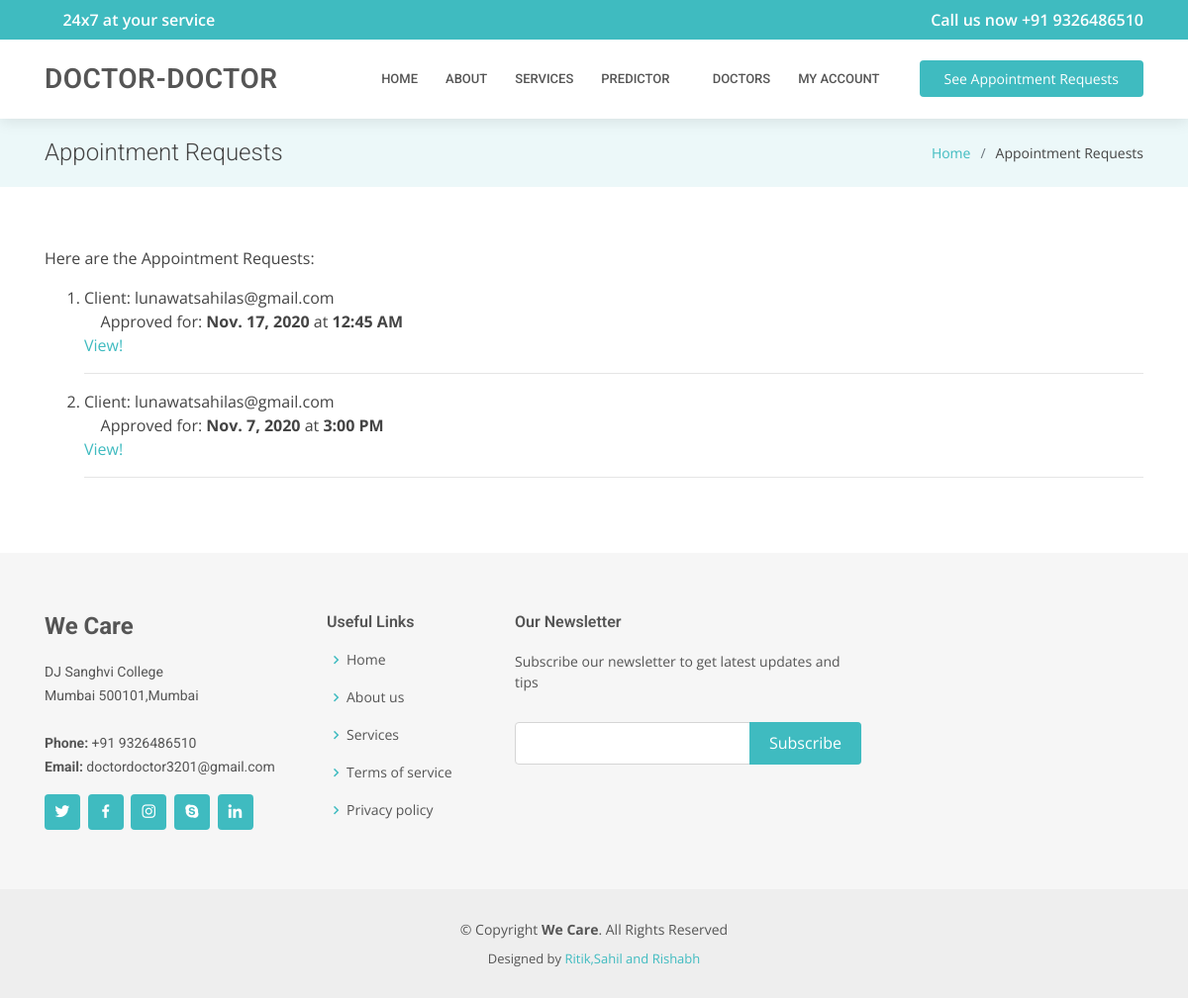
Before: /doctor-portal/see-schedule/ (signed in) with the older database file.
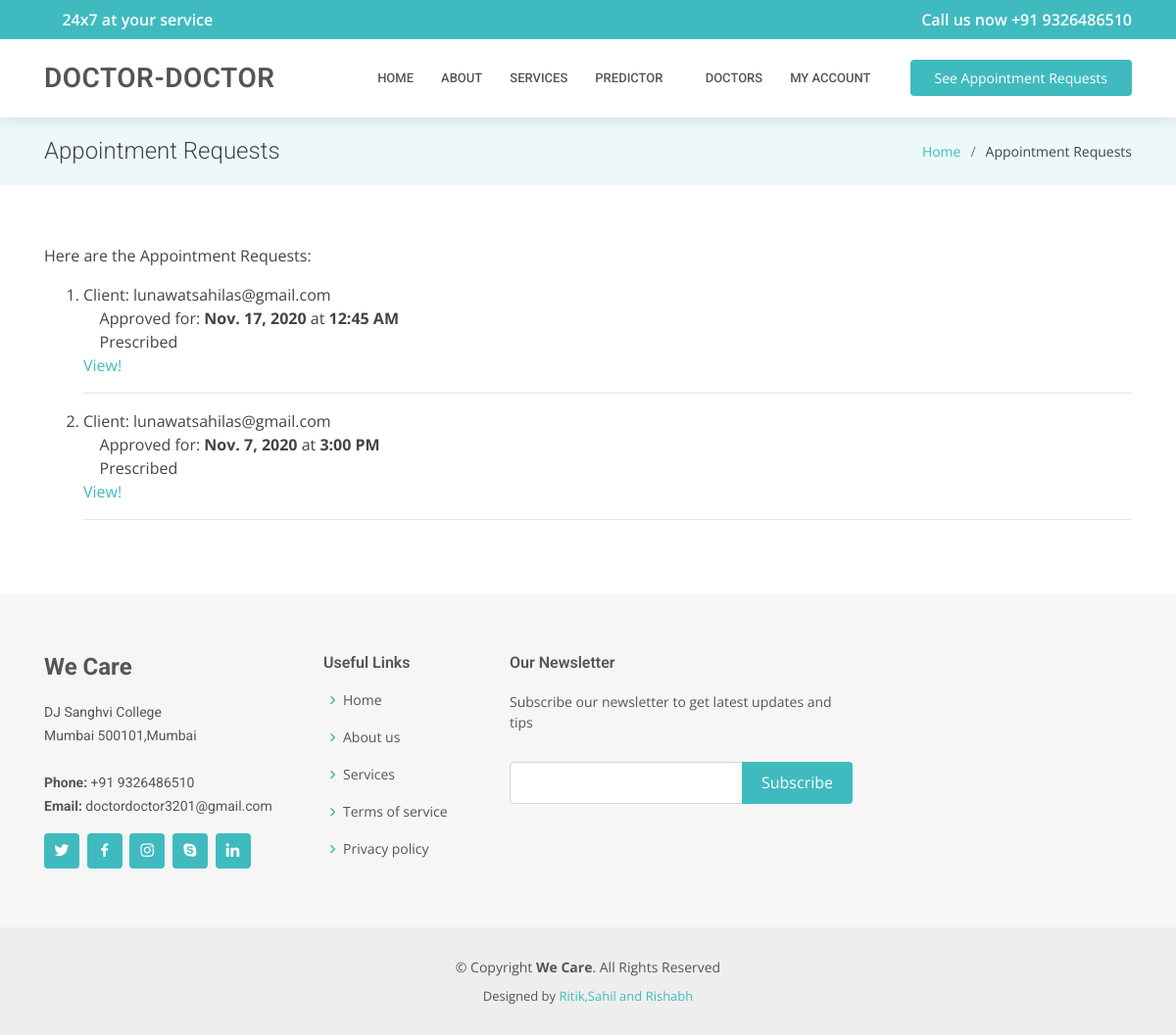
After: the same page with the newer database file.
### accounts/models.py (models this page shows, shortened)
class Appointment(models.Model):
    id              = models.AutoField(primary_key=True)
    doctor          = models.ForeignKey(Doctor,related_name='appointment_doctor',on_delete=models.CASCADE)
    patient         = models.ForeignKey(Patient,related_name='appointment_patient',on_delete=models.CASCADE)
    day1            = models.DateField(blank=True, editable=True,null=True)
    day2            = models.DateField(blank=True, editable=True,null=True)
    day3            = models.DateField(blank=True, editable=True,null=True)
    message         = models.CharField(blank=True, null=True, max_length=512)
    approved_for    = models.CharField(blank=True, editable=True,null=True, max_length=10)
    approved_time   = models.CharField(blank=True, editable=True,null=True, max_length=10)
    prescription    = models.CharField(blank=True, editable=True,null=True, max_length=1000)
    class Meta:
        verbose_name = 'Appointment'

class CustomUser(AbstractUser):
    id              = models.AutoField(primary_key=True)
    username        = models.CharField(max_length=30,null=True,blank=True)
    fullname        = models.CharField(blank=True, null=True, max_length=255)##
    is_doctor       = models.BooleanField(default=False, blank=True, null=True)
    password        = models.CharField(max_length=255)
    email           = models.EmailField(max_length=254, unique=True)
    date_of_birth   = models.DateField(blank=True, editable=True,null=True)
    date_created    = models.DateField(auto_now=True, editable=False)
    is_active       = models.BooleanField(default=True)
    is_admin        = models.BooleanField(default=False)
    USERNAME_FIELD  = 'email'
    REQUIRED_FIELDS = []
    objects = CustomUserManager()
    def __str__(self):
        return str(self.email)

### accounts/views.py (the view)
# urls.py: url(r'^doctor-portal/see-schedule/$',views.see_schedule.as_view(),name='see_schedule'),
class see_schedule(PermissionRequiredMixin, ListView):
    permission_required = 'accounts.view_appointment'
    model = Appointment
    template_name = 'accounts/doctor_schedule.html'
    context_object_name = 'schedule'
    def get_queryset(self):
        queryset = super().get_queryset()
        queryset = Appointment.objects.filter(doctor=self.request.user)
        return queryset

### accounts/templatetags/profile_tags.py (called while the page is built)
@register.filter(name='has_group')
def has_group(user, group_name):
    return user.groups.filter(name=group_name).exists()

### accounts/templates/accounts/doctor_schedule.html (shortened to what this page needs)
{% extends "DoctorDoctor/base.html" %}
{% block title_page %}Appointment Requests{% endblock %}
{% block title_in_li %}Appointment Requests{% endblock %}
{% block inner_page %}
Here are the Appointment Requests:
<ol>
    {% for a in schedule %}
    <li>
        Client: {{a.patient}}<br>
        {% if a.approved_for == '1' %}
        <i class="icofont-tick-boxed"></i> Approved for: <strong>{{a.day1}}</strong> at <strong>{{a.approved_time}}</strong>
        {% elif a.approved_for == '2' %}
        <i class="icofont-tick-boxed"></i> Approved for: <strong>{{a.day2}}</strong> at <strong>{{a.approved_time}}</strong>
        {% elif a.approved_for == '3' %}
        <i class="icofont-tick-boxed"></i> Approved for: <strong>{{a.day3}}</strong> at <strong>{{a.approved_time}}</strong>
        {% else %}
        Day 1: {{a.day1}}<br>
        Day 2: {{a.day2}}<br>
        Day 3: {{a.day3}}<br>
        <i class="icofont-close-squared-alt"></i> Not yet approved!
        {% endif %}
        {% if a.prescription %}<br><i class="icofont-tick-boxed"></i> Prescribed {% endif %}
        <br><a href="{% url 'accounts:detail_appointment' pk=a.id %}">View!</a><hr>
    </li>
    {% empty %}
    Sorry, no appointments in this list.
    {% endfor %}
</ol>
{% endblock %}

Changed rows visible on the page:
changed Appointment "Nov. 17, 2020": now shows "Prescribed"
changed Appointment "Nov. 7, 2020": now shows "Prescribed"
